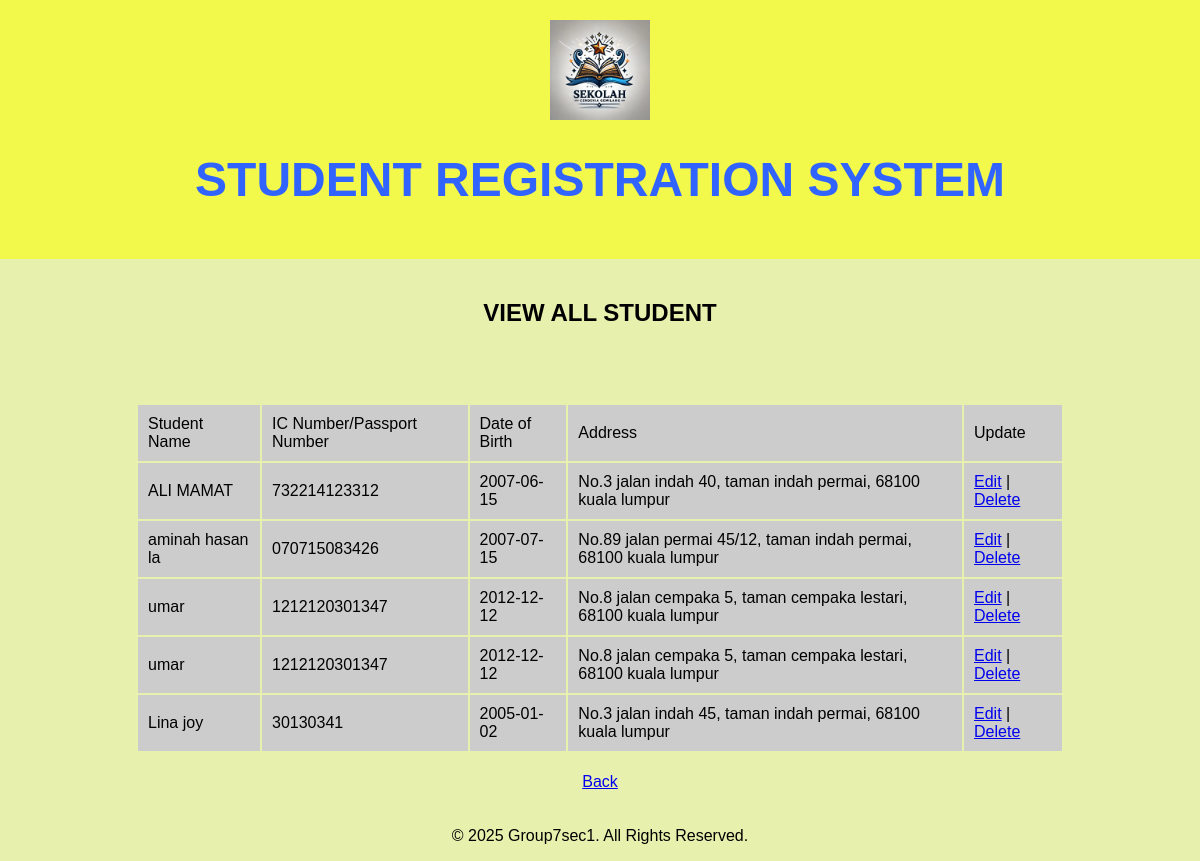
The page /viewall.php (signed in) on the database its author committed.
### tables this page shows
CREATE TABLE `student` (
  `id` int(11) NOT NULL,
  `name` varchar(100) NOT NULL,
  `icnum` varchar(100) NOT NULL,
  `birth` date NOT NULL,
  `Address` varchar(100) NOT NULL,
  `login_id` int(11) NOT NULL
);

### viewall.php (the view, shortened to what this page needs)
<?php
include_once("connection.php");
$result = mysqli_query($mysqli, "SELECT * FROM student ORDER BY id DESC");
?>
<html>
<head>
</head>
<body>
	<div id="header">
		<img src="logosekolah.jpg" alt="School Logo" style="width:100px;height:100px;">
		<h1>STUDENT REGISTRATION SYSTEM</h1>
	</div>
	<div id="content">
		<h2>VIEW ALL STUDENT</h2>
		<br/><br/>
		<table width='80%' border=0>
			<tr bgcolor='#CCCCCC'>
				<td>Student Name</td>
				<td>IC Number/Passport Number</td>
				<td>Date of Birth</td>
				<td>Address</td>
				<td>Update</td>
			</tr>
			<?php
			while($res = mysqli_fetch_array($result)) {
				echo "<tr>";
				echo "<td>".$res['name']."</td>";
				echo "<td>".$res['icnum']."</td>";
				echo "<td>".$res['birth']."</td>";
				echo "<td>".$res['Address']."</td>";
				echo "<td><a href=\"edit.php?id=$res[id]\">Edit</a> | <a href=\"delete.php?id=$res[id]\" onClick=\"return confirm('Are you sure you want to delete?')\">Delete</a></td>";
			}
			?>
		</table>
		<div class="back-btn">
			<a href="index.php">Back</a>
		</div>
	</div>
	<div id="footer">
		<p>© 2025 Group7sec1. All Rights Reserved.</p>
	</div>
</body>
</html>

### viewall.php (style rules this page uses)
body { font-family: 'Arial', sans-serif; text-align: center; background-color:rgb(232, 240, 173); margin: 0; padding: 0; }
#header { color:rgb(49, 100, 255); font-size: 24px; padding: 20px; background-color: rgb(243, 249, 74); }
#content { padding: 20px; }
table { width: 80%; border: 0; margin: 20px auto; }
table tr { background-color: #CCCCCC; }
table td { padding: 10px; }
.back-btn { margin-top: 20px; }

### rows shown on the page
student: name "ALI MAMAT", icnum "732214123312", birth "2007-06-15", Address "No.3 jalan indah 40, taman indah permai, 68100 kuala lumpur"
student: name "aminah hasan la", icnum "070715083426", birth "2007-07-15", Address "No.89 jalan permai 45/12, taman indah permai, 68100 kuala lumpur"
student: name "umar", icnum "1212120301347", birth "2012-12-12", Address "No.8 jalan cempaka 5, taman cempaka lestari, 68100 kuala lumpur"
student: name "umar", icnum "1212120301347", birth "2012-12-12", Address "No.8 jalan cempaka 5, taman cempaka lestari, 68100 kuala lumpur"
student: name "Lina joy", icnum "30130341", birth "2005-01-02", Address "No.3 jalan indah 45, taman indah permai, 68100 kuala lumpur"
